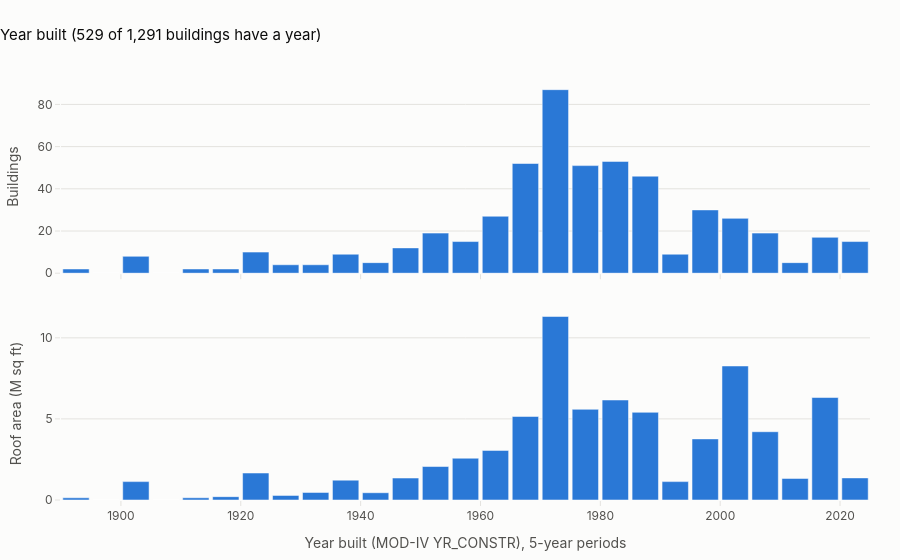

The notebook cell saved with this chart:
### Code cell
fig = make_subplots(rows=2, cols=1, shared_xaxes=True, vertical_spacing=0.08)
for row, col, unit in period_rows:
    fig.add_bar(x=by_period.index + 2.5, y=by_period[col], width=4.4, marker_color=BLUE, row=row, col=1, showlegend=False,
                customdata=period_label, hovertemplate="%{customdata}<br><b>%{y:,.1f} " + unit + "</b><extra></extra>")
fig.update_yaxes(title="Buildings", row=1, col=1)
fig.update_yaxes(title="Roof area (M sq ft)", row=2, col=1)
fig.update_xaxes(showgrid=False)
fig.update_xaxes(title="Year built (MOD-IV YR_CONSTR), 5-year periods", row=2, col=1)
fig.update_layout(title=f"Year built ({len(dated):,} of {len(inventory):,} buildings have a year)", height=560, bargap=0)
fig.show()

### Figure 1 — Plotly figure (JSON) as saved in the notebook; plotly's stock layout.template omitted (floating-point values rounded to 4 significant figures)
{"data": [{"customdata": ["1890–1894", "1895–1899", "1900–1904", "1905–1909", "1910–1914", "1915–1919", "1920–1924", "1925–1929", "1930–1934", "1935–1939", "1940–1944", "1945–1949", "1950–1954", "1955–1959", "1960–1964", "1965–1969", "1970–1974", "1975–1979", "1980–1984", "1985–1989", "1990–1994", "1995–1999", "2000–2004", "2005–2009", "2010–2014", "2015–2019", "2020–2024"], "hovertemplate": "%{customdata}<br><b>%{y:,.1f} buildings</b><extra></extra>", "marker": {"color": "#2a78d6"}, "showlegend": false, "type": "bar", "width": 4.4, "x": [1892.0, 1898.0, 1902.0, 1908.0, 1912.0, 1918.0, 1922.0, 1928.0, 1932.0, 1938.0, 1942.0, 1948.0, 1952.0, 1958.0, 1962.0, 1968.0, 1972.0, 1978.0, 1982.0, 1988.0, 1992.0, 1998.0, 2002.0, 2008.0, 2012.0, 2018.0, 2022.0], "xaxis": "x", "y": [2, 0, 8, 0, 2, 2, 10, 4, 4, 9, 5, 12, 19, 15, 27, 52, 87, 51, 53, 46, 9, 30, 26, 19, 5, 17, 15], "yaxis": "y"}, {"customdata": ["1890–1894", "1895–1899", "1900–1904", "1905–1909", "1910–1914", "1915–1919", "1920–1924", "1925–1929", "1930–1934", "1935–1939", "1940–1944", "1945–1949", "1950–1954", "1955–1959", "1960–1964", "1965–1969", "1970–1974", "1975–1979", "1980–1984", "1985–1989", "1990–1994", "1995–1999", "2000–2004", "2005–2009", "2010–2014", "2015–2019", "2020–2024"], "hovertemplate": "%{customdata}<br><b>%{y:,.1f} M sq ft</b><extra></extra>", "marker": {"color": "#2a78d6"}, "showlegend": false, "type": "bar", "width": 4.4, "x": [1892.0, 1898.0, 1902.0, 1908.0, 1912.0, 1918.0, 1922.0, 1928.0, 1932.0, 1938.0, 1942.0, 1948.0, 1952.0, 1958.0, 1962.0, 1968.0, 1972.0, 1978.0, 1982.0, 1988.0, 1992.0, 1998.0, 2002.0, 2008.0, 2012.0, 2018.0, 2022.0], "xaxis": "x2", "y": [0.135, 0.0, 1.134, 0.0, 0.137, 0.2062, 1.664, 0.2841, 0.4667, 1.225, 0.448, 1.354, 2.065, 2.577, 3.06, 5.153, 11.32, 5.593, 6.167, 5.408, 1.134, 3.768, 8.264, 4.21, 1.33, 6.319, 1.363], "yaxis": "y2"}], "layout": {"bargap": 0, "height": 560, "title": {"text": "Year built (529 of 1,291 buildings have a year)"}, "xaxis": {"anchor": "y", "domain": [0, 1], "matches": "x2", "showgrid": false, "showticklabels": false}, "xaxis2": {"anchor": "y2", "domain": [0, 1], "showgrid": false, "title": {"text": "Year built (MOD-IV YR_CONSTR), 5-year periods"}}, "yaxis": {"anchor": "x", "domain": [0.54, 1], "title": {"text": "Buildings"}}, "yaxis2": {"anchor": "x2", "domain": [0, 0.46], "title": {"text": "Roof area (M sq ft)"}}}}
